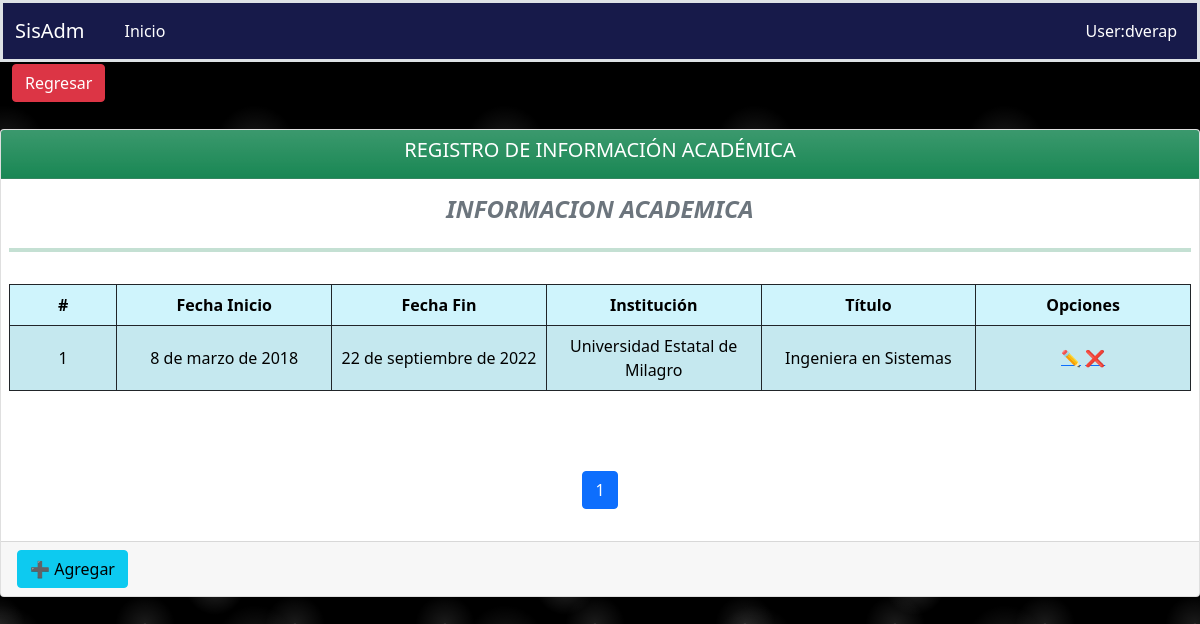
Page /fichaPersonal/registroInfoAcademica/1/ on the committed database.
### aplicaciones/ficha_personal/models.py (models this page shows, shortened)
class InfoAcademica(models.Model):
    empleado = models.ForeignKey(Empleado, on_delete=models.PROTECT, blank=True, null=True)
    fecha_Inicio = models.DateField(blank=True, null=True, auto_now=False)
    fecha_Fin = models.DateField(blank=True, null=True, auto_now=False)
    institucion = models.CharField(max_length=100, blank=True, null=True)
    titulo = models.CharField(max_length=50, blank=True, null=True)
    class Meta:
        verbose_name = "InfoAcademica"
        verbose_name_plural = "InfoAcademicas"
        ordering = ('id',)

### aplicaciones/ficha_personal/views/InformacionAcademica/views.py (the view)
# urls.py: path('registroInfoAcademica/<int:pk>/', RegistroInfoAcademicaListView.as_view(), name='registroInfoAcademica'),
class RegistroInfoAcademicaListView(ListView):
    template_name = "InformacionAcademica/registroInfoAcademica.html"
    model = InfoAcademica
    context_object_name = 'infoAcademicas'
    paginate_by = 3
    def get_queryset(self):
        return self.model.objects.filter(empleado__id=self.kwargs['pk'])
    def get_context_data(self, **kwargs):
        context = super().get_context_data(**kwargs)
        context['url_anterior'] = '/fichaPersonal/infoAcademica'
        context['listar_url']= '/fichaPersonal/registroInfoAcademica'
        context['crear_url'] = '/fichaPersonal/crearInfoAcademica/'
        context['titulo'] = 'REGISTRO DE INFORMACIÓN ACADÉMICA'
        context['query'] = self.request.GET.get("query") or ""
        return context

### aplicaciones/ficha_personal/templates/InformacionAcademica/registroInfoAcademica.html
{% extends 'boton_agr_reg.html' %}
{% load static %}
{% block controls %}
    <h4 class="fw-bold fst-italic text-secondary text-center">INFORMACION ACADEMICA</h4>
    <hr class="bg-success border-4 border-top border-success">
    <table class="table table-info table-striped table-bordered border-dark text-center">
    {% block columns %}
        <thead>
            <tr>
                <th scope="col" style="width: 5%;">#</th>
                <th scope="col" style="width: 10%;">Fecha Inicio</th>
                <th scope="col" style="width: 10%;">Fecha Fin</th>
                <th scope="col" style="width: 10%;">Institución</th>
                <th scope="col" style="width: 10%;">Título</th>
                <th scope="col" style="width: 10%;">Opciones</th>
            </tr>
        </thead>
    {% endblock %}
    {% block rows %}
        {% for infoAcade in infoAcademicas %}
            <tbody>
                <tr class="align-middle table-info table-bordered border-dark text-center">
                    <td>{{forloop.counter}}</td>
                    <td>{{ infoAcade.fecha_Inicio }}</td>
                    <td>{{ infoAcade.fecha_Fin }}</td>
                    <td>{{ infoAcade.institucion }}</td>
                    <td>{{ infoAcade.titulo }}</td>
                    <td class="acciones">
                        <a href="{% url 'ficha_Personal:actualizarInfoAcademica' infoAcade.id %}">✏️</a>
                        <a href="{% url 'ficha_Personal:deleteInfoAcademica' infoAcade.id %}">❌</a>
                    </td>
                </tr>
            </tbody>
        {% endfor %}
    {% endblock %}
        </table>
{% endblock %}

### static/css/estilos.css (style rules this page uses)
body { background-color:black; background-image: radial-gradient(white, rgba(255,255,255,.2) 2px, transparent 40px), radial-gradient(white, rgba(255,255,255,.15) 1px, transparent 30px), radial-gradient(white, rgba(255,255,255,.1) 2px, transparent 40px), radial-gradient(rgba(255,255,255,.4), rgba(255,255,255,.1) 2px, transparent 30px); background-size: 550px 550px, 350px 350px, 250px 250px, 150px 150px; background-position: 0 0, 40px 60px, 130px 270px, 70px 100px; color: #171a4a; }

### rows in the picture
InfoAcademica: fecha_Inicio "8 de marzo de 2018", fecha_Fin "22 de septiembre de 2022", institucion "Universidad Estatal de Milagro", titulo "Ingeniera en Sistemas"

### other values in the picture
{{ titulo }} "REGISTRO DE INFORMACIÓN ACADÉMICA"
{{ i }} "1"
